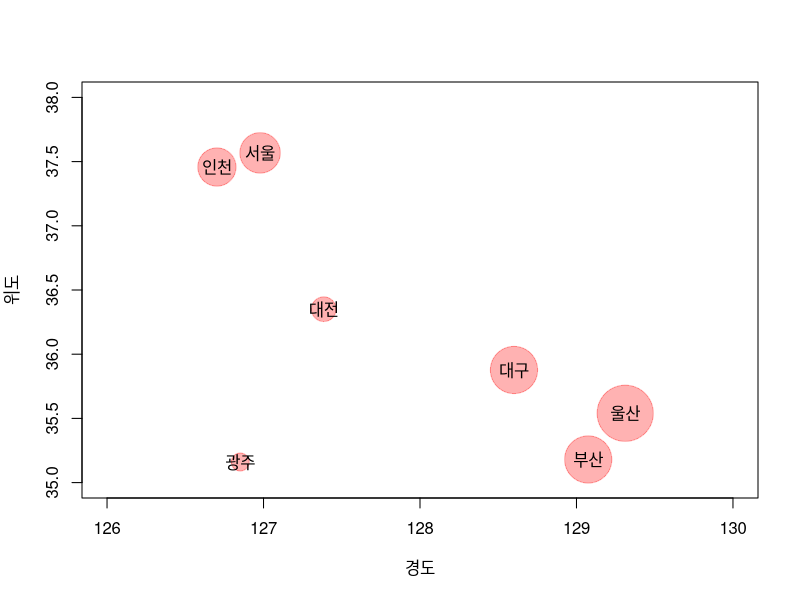

Generate this figure with R:
city <- c("서울","부산","대구","인천","광주","대전","울산")
pm25 <- c(18,21,21,17,8,11,25)
lat <-c(37.567933, 35.180002, 35.877052, 37.457730, 35.160331, 36.350573, 35.539865)
lon <- c(126.978054, 129.074974, 128.600680, 126.702194, 126.851433, 127.384793, 129.311469)
plot(x=lon, y=lat, pch=19, cex=pm25*0.3, col=rgb(1,0,0,0.3),xlim=c(126,130),ylim=c(35,38),xlab="경도",ylab="위도")
text(x=lon,y=lat,labels=city)
